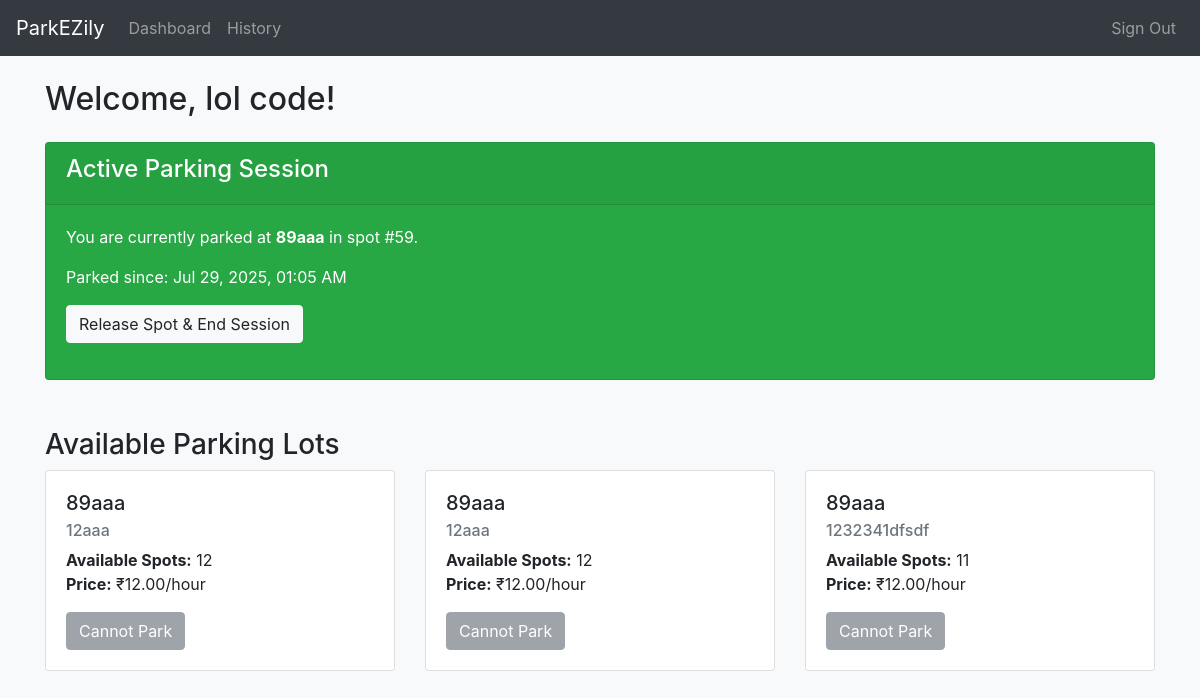
Before: /dashboard (signed in) with the older database file.
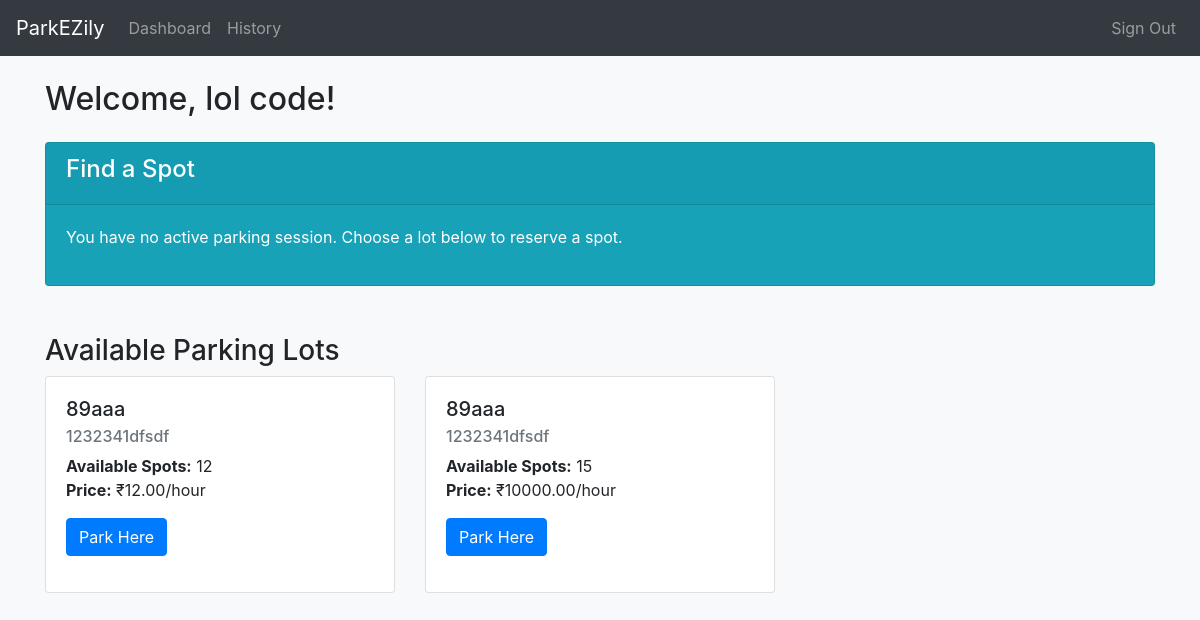
After: the same page with the newer database file.
### tables this page shows
CREATE TABLE parking_lot (
        id INTEGER PRIMARY KEY AUTOINCREMENT,
        location_name TEXT NOT NULL,
        address TEXT NOT NULL,
        price_per_hour REAL NOT NULL,
        pin_code TEXT NOT NULL,
        max_spots INTEGER NOT NULL,
        status TEXT NOT NULL DEFAULT 'active'
    );

CREATE TABLE parking_spot (
        id INTEGER PRIMARY KEY AUTOINCREMENT,
        lot_id INTEGER NOT NULL,
        status TEXT NOT NULL CHECK(status IN ('A', 'O')),
        FOREIGN KEY (lot_id) REFERENCES parking_lot(id) ON DELETE CASCADE
    );

### controllers/user.py (the view)
@user_bp.route('/dashboard')
@user_login_req
def dashboard():
    db = get_db()
    active_res = db.execute(
        '''
        SELECT r.id as res_id, p.location_name, ps.id as spot_num, r.start_time
        FROM reservation r JOIN parking_spot ps ON r.spot_id = ps.id JOIN parking_lot p ON ps.lot_id = p.id
        WHERE r.user_id = ? AND r.end_time IS NULL
        ''', (session['uid'],)
    ).fetchone()
    active_res_fmt = None
    if active_res:
        active_res_fmt = dict(active_res)
        active_res_fmt['start_ist'] = format_ist(active_res['start_time'])
    lots_raw = db.execute("SELECT id, location_name, address, price_per_hour FROM parking_lot WHERE status = 'active'").fetchall()
    lots = []
    for lot in lots_raw:
        lot_dict = dict(lot)
        avail_spots = db.execute("SELECT COUNT(id) as count FROM parking_spot WHERE lot_id = ? AND status = 'A'", (lot['id'],)).fetchone()['count']
        lot_dict['avail_spots'] = avail_spots
        lots.append(lot_dict)
    db.close()
    return render_template('user/dashboard.html', lots=lots, active_res=active_res_fmt)

### controllers/user.py (called while the page is built)
def get_db():
    db = sqlite3.connect(DB_FILE)
    db.row_factory = sqlite3.Row
    return db

def user_login_req(f):
    @wraps(f)
    def wrapper(*args, **kwargs):
        if 'uid' not in session:
            flash('You must be logged in to view this page.', 'warning')
            return redirect(url_for('auth.login'))
        return f(*args, **kwargs)
    return wrapper

### controllers/utils.py (called while the page is built)
def format_ist(utc_dt_str):
    if not utc_dt_str: return "N/A"
    try:
        utc_dt = datetime.strptime(utc_dt_str, '%Y-%m-%d %H:%M:%S.%f')
    except ValueError:
        utc_dt = datetime.strptime(utc_dt_str, '%Y-%m-%d %H:%M:%S')
    utc_dt = pytz.utc.localize(utc_dt)
    ist_dt = utc_dt.astimezone(IST)
    return ist_dt.strftime('%b %d, %Y, %I:%M %p')

### templates/user/dashboard.html
{% extends 'user/user_base.html' %} {% block pg_title %}Dashboard{% endblock %}
{% block user_main %}
<h2 class="mb-4">Welcome, {{ session.name }}!</h2>
{% if active_res %}
<div class="card text-white bg-success mb-4">
  <div class="card-header"><h4>Active Parking Session</h4></div>
  <div class="card-body">
    <p class="card-text">
      You are currently parked at
      <strong>{{ active_res.location_name }}</strong> in spot #{{
      active_res.spot_num }}.
    </p>
    <p>Parked since: {{ active_res.start_ist }}</p>
    <form
      action="{{ url_for('user.release_spot', res_id=active_res.res_id) }}"
      method="POST"
    >
      <button type="submit" class="btn btn-light">
        Release Spot & End Session
      </button>
    </form>
  </div>
</div>
{% else %}
<div class="card bg-info text-white mb-4">
  <div class="card-header"><h4>Find a Spot</h4></div>
  <div class="card-body">
    <p>
      You have no active parking session. Choose a lot below to reserve a spot.
    </p>
  </div>
</div>
{% endif %}
<h3 class="mt-5">Available Parking Lots</h3>
<div class="row">
  {% for lot in lots %}
  <div class="col-md-6 col-lg-4 mb-4">
    <div class="card">
      <div class="card-body">
        <h5 class="card-title">{{ lot.location_name }}</h5>
        <h6 class="card-subtitle mb-2 text-muted">{{ lot.address }}</h6>
        <p class="card-text">
          <strong>Available Spots:</strong> {{ lot.avail_spots }} <br />
          <strong>Price:</strong> ₹{{ "%.2f"|format(lot.price_per_hour) }}/hour
        </p>
        {% if not active_res and lot.avail_spots > 0 %}
        <form
          action="{{ url_for('user.book_spot', lot_id=lot.id) }}"
          method="POST"
        >
          <button type="submit" class="btn btn-primary">Park Here</button>
        </form>
        {% elif active_res %}
        <button class="btn btn-secondary" disabled>Cannot Park</button>
        {% else %}
        <button class="btn btn-danger" disabled>Lot Full</button>
        {% endif %}
      </div>
    </div>
  </div>
  {% else %}
  <p>No parking lots have been set up by the administrator yet.</p>
  {% endfor %}
</div>
{% endblock %}

Changed rows visible on the page:
no longer on this page (row edited): parking_spot: spot_num "59"
no longer on this page (row edited): parking_lot: location_name "89aaa", address "12aaa", avail_spots "12", price_per_hour "12.00", shows "Cannot Park"
no longer on this page (row edited): parking_lot: location_name "89aaa", address "12aaa", avail_spots "12", price_per_hour "12.00", shows "Cannot Park"
shown differently, row unchanged: parking_lot (number 1 of 2 on the later page): avail_spots "11" → "12"; location_name "89aaa" → (not shown); text "Cannot Park" → "Park Here"
added parking_lot: location_name "89aaa", address "1232341dfsdf", avail_spots "15", price_per_hour "10000.00"
Other visible differences:
{{ active_res.start_ist }}: "Jul 29, 2025, 01:05 AM" → (not shown)
text no longer shown: "Active Parking Session You are currently parked at in spot # . Parked since: Release Spot & End Session"
text now shown: "Find a Spot You have no active parking session. Choose a lot below to reserve a spot."
